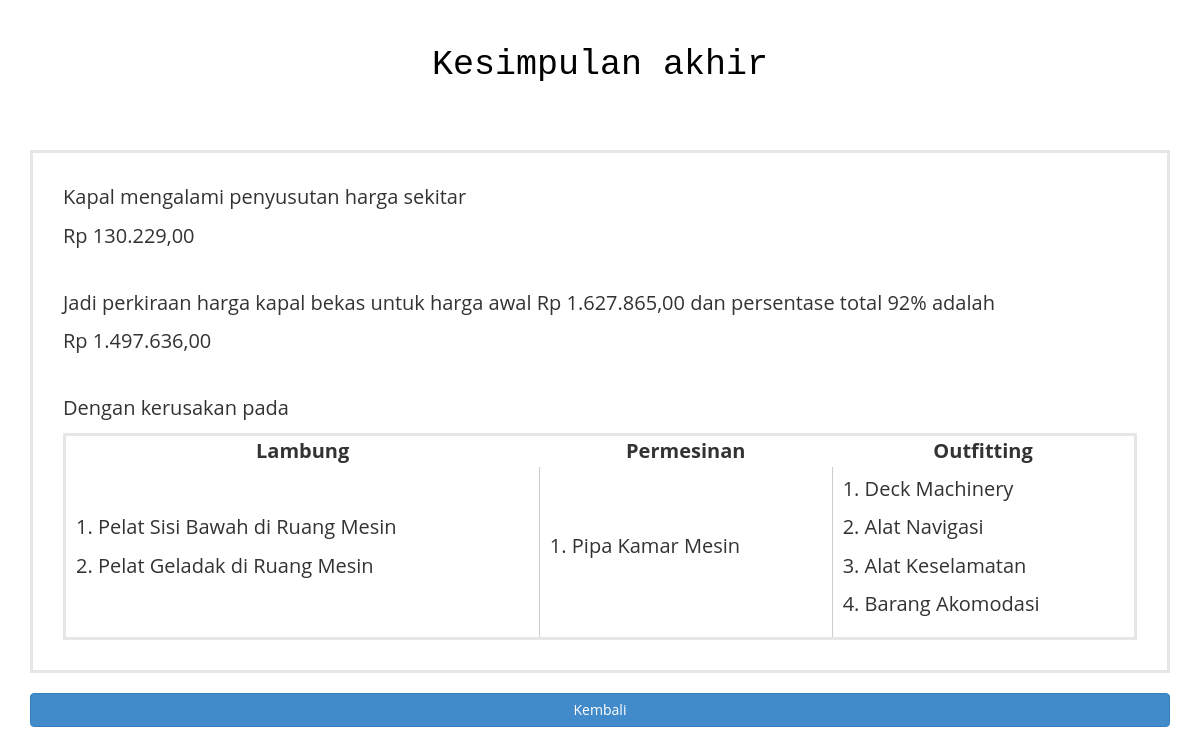
Page /home/rekapitulasi_hasil_survey2 on the committed database.
### tables this page shows
CREATE TABLE `keterangan_kapal` (
  `id` int(11) NOT NULL AUTO_INCREMENT,
  `loa` float DEFAULT NULL,
  `lpp` float DEFAULT NULL,
  `d_design` float DEFAULT NULL,
  `h_mld` float DEFAULT NULL,
  `b_mld` float DEFAULT NULL,
  `vs` int(11) DEFAULT NULL,
  `complement` int(11) DEFAULT NULL,
  `engine_output` int(11) DEFAULT NULL,
  `bollard_pull` int(11) DEFAULT NULL,
  `harga` bigint(11) DEFAULT NULL,
  `tahun` int(11) DEFAULT NULL,
  PRIMARY KEY (`id`)
);

CREATE TABLE `survey_lambung_kapal` (
  `id` int(11) NOT NULL AUTO_INCREMENT,
  `pelat` varchar(255) DEFAULT NULL,
  `nama_bagian` varchar(255) DEFAULT NULL,
  `tebal` float DEFAULT NULL,
  `depresiasi` varchar(255) DEFAULT NULL,
  PRIMARY KEY (`id`)
);

CREATE TABLE `survey_permesinan_kapal` (
  `id` int(11) NOT NULL,
  `Bagian_Permesinan` varchar(20) NOT NULL,
  `Nama_Permesinan` varchar(50) NOT NULL,
  `Kondisi_Permesinan` varchar(100) NOT NULL,
  `Depresiasi_Permesinan` varchar(20) NOT NULL,
  PRIMARY KEY (`id`)
);

CREATE TABLE `survey_outfitting_kapal` (
  `id` int(11) NOT NULL,
  `Nama_Outfitting` varchar(50) NOT NULL,
  `Bagian_Outfitting` varchar(50) NOT NULL,
  `Kondisi_Outfitting` varchar(100) NOT NULL,
  `Depresiasi_Outfitting` varchar(20) NOT NULL,
  PRIMARY KEY (`id`)
);

### application/controllers/home.php (called while the page is built, shortened)
<?php
class Home extends CI_Controller {
	public function rekapitulasi_hasil_survey2()
	{
		$this->load->view('surveykapal/rekapitulasi_hasil_survey2');
	}
}

### index.php (called while the page is built, shortened)
<?php
require_once BASEPATH.'core/CodeIgniter.php';

### application/views/surveykapal/rekapitulasi_hasil_survey2.php (the view, shortened to what this page needs)
<!DOCTYPE html>
<html lang="en">
<head>
    <link href="<?php echo base_url(); ?>assets/blocks/css/bootstrap.css" rel="stylesheet">
    <link href="<?php echo base_url(); ?>assets/blocks/css/main.css" rel="stylesheet">
    <link href="<?php echo base_url(); ?>assets/blocks/css/table.css" rel="stylesheet">
</head>
<body style="font-size:20px;">
  	<div class="container">
	<div class="row">
		<div class="col-sm-12 col-lg-12">
			<div class="judul-konten">
				<p>Kesimpulan akhir </p>
			</div>
			  <?php
	          	$no=0;
	          	$query = $this->db->get_where('survey_lambung_kapal', array('depresiasi' => "iya"));
				foreach ($query->result() as $row){
					$no++;
					if($no==1){
						$this->db->like('depresiasi', 'iya');
						$this->db->from('survey_lambung_kapal');
						$banyak= $this->db->count_all_results();
						$total1=15-$banyak;
						if($total1>11){
							$presentase = 95;
						}
						$total1 = $presentase*0.4;
					}
					else{
					}}
	          	$no=0;
	          	$query = $this->db->get_where('survey_permesinan_kapal', array('Depresiasi_Permesinan' => "perbaikan"));
	          	foreach ($query->result() as $row){
	          		$no++;
				if($no==1){
					$this->db->like('Depresiasi_Permesinan', 'Perbaikan');
					$this->db->from('survey_permesinan_kapal');
					$banyak = $this->db->count_all_results();
					$total2=13-$banyak;
					if($total2>11){
						$presentase = 95;
					}
					$total2 = $presentase*0.4;
				}
				else{
				}}
	          	$no=0;
	          	$query = $this->db->get_where('survey_outfitting_kapal', array('Depresiasi_Outfitting' => "Penggantian"));
				foreach ($query->result() as $row){
				$no++;
				if($no==1){
					$this->db->like('Depresiasi_Outfitting', 'Penggantian');
					$this->db->from('survey_outfitting_kapal');
					$banyak= $this->db->count_all_results();
					$total3=7-$banyak;
					if($total3>5){
						$presentase = 95;
					}
					else if($total3>4){
						$presentase = 90;
					}
					else if($total3>3){
						$presentase = 85;
					}
					else if($total3>1){
						$presentase = 80;
					}
					else if($total3>=0){
						$presentase = 75;
					}
					$total3 = $presentase*0.2;
				}
				else{
				}}
				?>
			 <div style="border:3px;border-style:solid;border-color:#E6E6E6;margin-bottom:20px;margin-top:0px;">
			 <div class="col-sm-12" >
				<div class="col-sm-12" style="margin-top:30px;margin-bottom:30px;">
					 <p>Kapal mengalami penyusutan harga sekitar</p>
					 <?php
					 	$query = $this->db->get_where('keterangan_kapal', array('id' => 1));
					 	foreach ($query->result() as $row){
							$harga = $row->harga;
						}
					 	$total = $total1+$total2+$total3;
					 	$penyusutan = round(((100 - $total)/100)*$harga, 0, PHP_ROUND_HALF_DOWN);
					 	echo "<p>Rp ".number_format($penyusutan,2,',','.')."</p>";
					 ?>
					 <br>
					 <?php
						echo " <p>Jadi perkiraan harga kapal bekas untuk harga awal Rp ".number_format($harga,2,',','.')." dan persentase total ".$total."% adalah</p>";
					 	$harga_bekas = round(($total/100)*$harga, 0, PHP_ROUND_HALF_DOWN);
						echo "<p>Rp ".number_format($harga_bekas,2,',','.')."</p>";
					 ?>
					 <br>
					 <p>Dengan kerusakan pada </p>
					 <table width="100%">
					 	<th style="text-align:center;">Lambung</th>
					 	<th style="text-align:center;">Permesinan</th>
					 	<th style="text-align:center;">Outfitting</th>
					 	<tr>
					 		<td>
					 		<?php
							 	$no=0;
							 	$query = $this->db->get_where('survey_lambung_kapal', array('depresiasi' => "iya"));
								foreach ($query->result() as $row){
									echo "<p>".++$no.". ".$row->pelat." di ".$row->nama_bagian."</p>";
								}
							 ?>
					 		</td>
					 		<td>
					 		<?php
							 	$no=0;
							 	$query = $this->db->get_where('survey_permesinan_kapal', array('Depresiasi_Permesinan' => "Perbaikan"));
								foreach ($query->result() as $row){
									echo "<p>".++$no.". ".$row->Nama_Permesinan."</p>";
								}
							 ?>
					 		</td>
					 		<td>
					 			<?php
								 	$no=0;
								 	$query = $this->db->get_where('survey_outfitting_kapal', array('Depresiasi_Outfitting' => "Penggantian"));
									foreach ($query->result() as $row){
										echo "<p>".++$no.". ".$row->Bagian_Outfitting."</p>";
									}
								 ?>
					 		</td>
					 	</tr>
					 </table>
			</div>
			</div>
			</div>
			<a href="<?php echo base_url(); ?>home/survey_kapal_home" class="btn btn-primary col-sm-12" style="margin-bottom:20px;" href="index.html">Kembali</a>
</body>
</html>

### assets/blocks/css/main.css (style rules this page uses)
body { background:white; font-family: 'Open Sans', sans-serif; }
a { color: #3398CE; text-decoration: none; }

### assets/blocks/css/table.css (style rules this page uses)
body { background-color:white; }
table { border: 3px; border-style: solid; border-color: #E6E6E6; border-radius: 40px; }
table td { padding: 8px 10px; border-right: 1px solid #ccc; }

### rows in the picture
keterangan_kapal: harga "130.229,00", harga "1.627.865,00", harga "1.497.636,00"
survey_lambung_kapal: pelat "Pelat Sisi Bawah", nama_bagian "Ruang Mesin"
survey_lambung_kapal: pelat "Pelat Geladak", nama_bagian "Ruang Mesin"
survey_permesinan_kapal: Nama_Permesinan "Pipa Kamar Mesin"
survey_outfitting_kapal: Bagian_Outfitting "Deck Machinery"
survey_outfitting_kapal: Bagian_Outfitting "Alat Navigasi"
survey_outfitting_kapal: Bagian_Outfitting "Alat Keselamatan"
survey_outfitting_kapal: Bagian_Outfitting "Barang Akomodasi"

### other values in the picture
$total "92"
